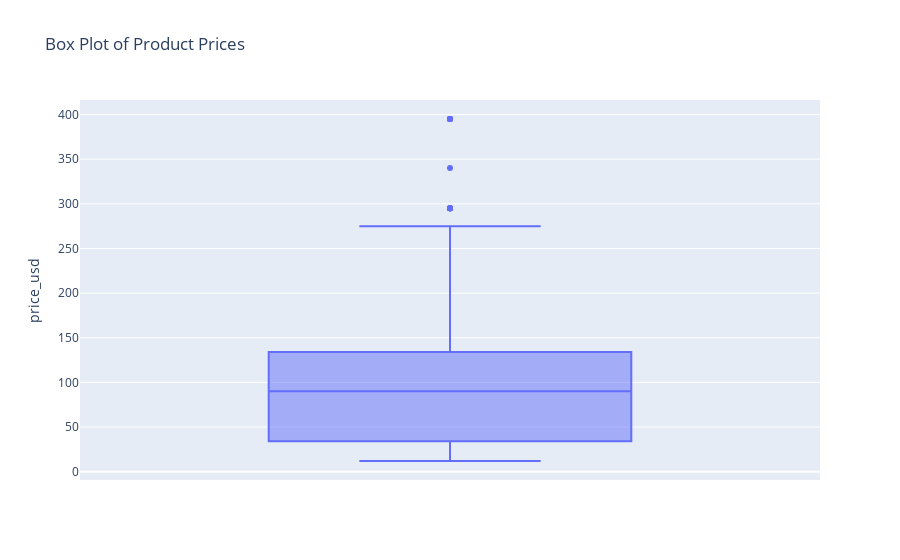

The cell this chart's notebook holds for it:
### Code cell
# box plot for the price distribution
fig_box = px.box(fragrant_data, 
                  y='price_usd', 
                  title='Box Plot of Product Prices',
                  labels={'price': 'Price'})

fig_box.show()

### Figure 1 — Plotly figure (JSON) as saved in the notebook; plotly's stock layout.template omitted (floating-point values rounded to 4 significant figures; data arrays with more than 128 entries replaced by an {"elided": "..."} marker saying what was removed)
{"data": [{"alignmentgroup": "True", "hovertemplate": "price_usd=%{y}<extra></extra>", "legendgroup": "", "marker": {"color": "#636efa"}, "name": "", "notched": false, "offsetgroup": "", "orientation": "v", "showlegend": false, "type": "box", "x0": " ", "xaxis": "x", "y": {"elided": "600 int values"}, "y0": " ", "yaxis": "y"}], "layout": {"boxmode": "group", "legend": {"tracegroupgap": 0}, "title": {"text": "Box Plot of Product Prices"}, "xaxis": {"anchor": "y", "domain": [0, 1]}, "yaxis": {"anchor": "x", "domain": [0, 1], "title": {"text": "price_usd"}}}}
